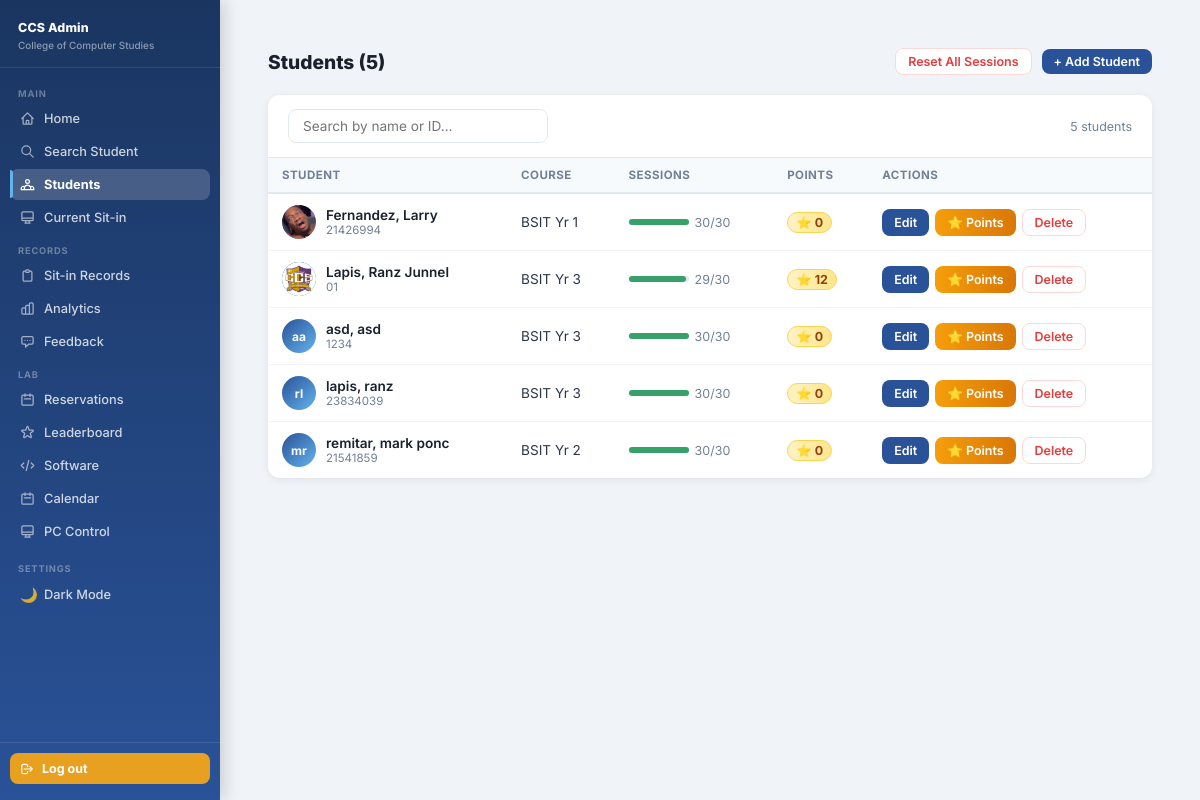
/admin/students (signed in), run on the app's committed database.
### tables this page shows
CREATE TABLE students (
            id             INTEGER PRIMARY KEY AUTOINCREMENT,
            idno           VARCHAR(20)  UNIQUE NOT NULL,
            lastname       VARCHAR(50)  NOT NULL,
            firstname      VARCHAR(50)  NOT NULL,
            middlename     VARCHAR(50),
            course         VARCHAR(20)  NOT NULL,
            level          VARCHAR(5)   NOT NULL,
            email          VARCHAR(100) UNIQUE NOT NULL,
            address        TEXT,
            password       VARCHAR(255) NOT NULL,
            image_filename VARCHAR(255),
            remaining_session INTEGER DEFAULT 30,
            created_at     TIMESTAMP DEFAULT CURRENT_TIMESTAMP
        , profile_image TEXT, points INTEGER DEFAULT 0);

### app.py (the view)
@app.route('/admin/students')
def students_list():
    r = admin_required()
    if r: return r
    students = get_all_students()
    return render_template('students_list.html', students=students)

### app.py (called while the page is built)
def is_logged_in():
    return 'student_id' in session

def is_admin():
    return session.get('role') == 'admin'

def admin_required():
    if not is_logged_in() or not is_admin():
        flash('Admin access required.', 'error')
        return redirect(url_for('login'))

### dbhelper.py (called while the page is built)
def connect():
    base_path = os.path.dirname(os.path.abspath(__file__))
    db_path   = os.path.join(base_path, "sysarch.db")
    conn      = sqlite3.connect(db_path)
    conn.row_factory = sqlite3.Row
    return conn

def get_all_students():
    conn = connect()
    cur  = conn.cursor()
    cur.execute("SELECT * FROM students ORDER BY lastname, firstname")
    rows = cur.fetchall()
    conn.close()
    return rows

### templates/students_list.html (shortened to what this page needs)
<!DOCTYPE html>
<html lang="en">
<head>
  <link rel="stylesheet" href="{{ url_for('static', filename='css/admin.css') }}">
</head>
<body>
{% from 'macros.html' import admin_nav %}
{{ admin_nav('students') }}
<div class="page-wrap">
  <div class="page-header">
    <div class="page-title">Students ({{ students|length }})</div>
    <div style="display:flex;gap:10px;align-items:center;">
      <a href="{{ url_for('reset_sessions') }}" class="btn btn-danger btn-sm"
         onclick="return confirm('Reset ALL sessions to 30?')">Reset All Sessions</a>
      <button class="btn btn-primary btn-sm" onclick="openAddModal()">+ Add Student</button>
    </div>
  </div>
  <div class="card">
    <div class="card-header-bar">
      <input type="text" class="search-input" placeholder="Search by name or ID…" oninput="filterTable(this.value)" id="searchBox"/>
      <span style="font-size:0.78rem;color:#718096;" id="countLabel">{{ students|length }} students</span>
    </div>
    <div style="overflow-x:auto;">
      <table class="students-table" id="studentsTable">
        <thead>
          <tr>
            <th>Student</th>
            <th>Course</th>
            <th>Sessions</th>
            <th>Points</th>
            <th>Actions</th>
          </tr>
        </thead>
        <tbody>
          {% for s in students %}
          <tr data-name="{{ s.firstname|lower }} {{ s.lastname|lower }}" data-id="{{ s.idno|lower }}">
            <td>
              <div class="avatar-cell">
                <div class="mini-av">
                  {% if s.profile_image %}
                    <img src="{{ url_for('static', filename='uploads/' + s.profile_image) }}" alt=""/>
                  {% else %}
                    {{ s.firstname[0] }}{{ s.lastname[0] }}
                  {% endif %}
                </div>
                <div>
                  <div class="student-name">{{ s.lastname }}, {{ s.firstname }}</div>
                  <div class="student-id">{{ s.idno }}</div>
                </div>
              </div>
            </td>
            <td>{{ s.course }} Yr {{ s.level }}</td>
            <td>
              <div class="session-bar-wrap">
                {% set pct = (s.remaining_session / 30 * 100)|int %}
                <div class="session-bar-bg">
                  <div class="session-bar-fill" style="width:{{ pct }}%;background:{% if pct>50 %}#38a169{% elif pct>20 %}#d69e2e{% else %}#e53e3e{% endif %};"></div>
                </div>
                <span style="font-size:0.78rem;color:#718096;">{{ s.remaining_session }}/30</span>
              </div>
            </td>
            <td><span class="pts-badge">⭐ {{ s.points if s.points else 0 }}</span></td>
            <td>
              <div class="actions-cell">
                <button class="btn btn-primary btn-sm"
                  onclick="openEditModal('{{ s.idno }}','{{ s.lastname }}','{{ s.firstname }}','{{ s.course }}','{{ s.level }}','{{ s.email }}',{{ s.remaining_session }},{{ s.points if s.points else 0 }})">
                  Edit
                </button>
                <button class="btn btn-gold btn-sm"
                  onclick="openPointsModal('{{ s.idno }}','{{ s.firstname }} {{ s.lastname }}',{{ s.points if s.points else 0 }})">
                  ⭐ Points
                </button>
                <a href="{{ url_for('delete_student', idno=s.idno) }}" class="btn btn-danger btn-sm"
                   onclick="return confirm('Delete {{ s.firstname }} {{ s.lastname }}?')">Delete</a>
              </div>
            </td>
          </tr>
          {% else %}
          <tr><td colspan="5" style="text-align:center;padding:40px;color:#a0aec0;">No students found.</td></tr>
          {% endfor %}
        </tbody>
      </table>
    </div>
  </div>
</div>
</body>
</html>

### static/css/admin.css (style rules this page uses)
*, *::before, *::after { box-sizing: border-box; margin: 0; padding: 0; }
body { font-family: 'Inter', sans-serif; background: #f0f4f8; color: #1a202c; display: flex; flex-direction: row; min-height: 100vh; }
a { text-decoration: none; color: inherit; }
button { font-family: 'Inter', sans-serif; }
.admin-page, .page-wrap { max-width: 100%; margin: 0; padding: 0; }
.card { background: #fff; border-radius: 10px; overflow: hidden; box-shadow: 0 1px 4px rgba(0,0,0,.07); margin-bottom: 18px; }
.btn { display: inline-flex; align-items: center; justify-content: center; gap: 6px; padding: 8px 18px; border-radius: 7px; font-size: 0.84rem; font-weight: 600; font-family: 'Inter', sans-serif; border: none; cursor: pointer; transition: background 0.15s, opacity 0.15s; text-decoration: none; }
.btn-primary { background: #2a5298; color: #fff; }
.btn-danger { background: #e53e3e; color: #fff; }
.btn-sm { padding: 5px 11px; font-size: 0.76rem; border-radius: 5px; }
.pts-badge { display: inline-flex; align-items: center; gap: 4px; font-size: 0.76rem; font-weight: 800; color: #d97706; }

### templates/students_list.html (style rules this page uses)
.page-wrap { max-width: 1300px; margin: 0 auto; padding: 24px; }
.page-header { display: flex; align-items: center; justify-content: space-between; margin-bottom: 20px; }
.page-title { font-size: 1.2rem; font-weight: 800; color: #1a202c; }
.btn { display: inline-flex; align-items: center; gap: 6px; padding: 8px 18px; border-radius: 8px; font-size: 0.84rem; font-weight: 600; font-family: 'Inter',sans-serif; cursor: pointer; border: none; text-decoration: none; transition: all .15s; }
.btn-primary { background: #2a5298; color: #fff; }
.btn-danger { background: #fff; color: #e53e3e; border: 1.5px solid #fed7d7; }
.btn-sm { padding: 5px 12px; font-size: 0.78rem; }
.btn-gold { background: linear-gradient(90deg,#f59e0b,#d97706); color: #fff; }
.card { background: #fff; border-radius: 12px; box-shadow: 0 2px 8px rgba(0,0,0,.07); overflow: hidden; }
.card-header-bar { padding: 14px 20px; border-bottom: 1px solid #e2e8f0; display: flex; align-items: center; justify-content: space-between; gap: 12px; flex-wrap: wrap; }
.search-input { padding: 8px 14px; border: 1.5px solid #e2e8f0; border-radius: 8px; font-size: 0.85rem; font-family: 'Inter',sans-serif; outline: none; width: 260px; }
.students-table { width: 100%; border-collapse: collapse; font-size: 0.85rem; }
.students-table th { background: #f7fafc; padding: 10px 14px; text-align: left; font-size: 0.72rem; font-weight: 700; color: #718096; text-transform: uppercase; letter-spacing: .04em; border-bottom: 2px solid #e2e8f0; }
.students-table td { padding: 11px 14px; border-bottom: 1px solid #f0f4f8; color: #2d3748; vertical-align: middle; }
.students-table tr:last-child td { border-bottom: none; }
.avatar-cell { display: flex; align-items: center; gap: 10px; }
.mini-av { width: 34px; height: 34px; border-radius: 50%; flex-shrink: 0; background: linear-gradient(135deg,#2a5298,#63b3ed); display: flex; align-items: center; justify-content: center; font-size: 0.75rem; font-weight: 700; color: #fff; overflow: hidden; }
.mini-av img { width: 100%; height: 100%; object-fit: cover; border-radius: 50%; }
.student-name { font-weight: 600; color: #1a202c; }
.student-id { font-size: 0.72rem; color: #718096; }
.session-bar-wrap { display: flex; align-items: center; gap: 6px; }
.session-bar-bg { width: 60px; background: #e2e8f0; border-radius: 4px; height: 6px; }
.session-bar-fill { height: 100%; border-radius: 4px; }
.pts-badge { display: inline-flex; align-items: center; gap: 3px; background: linear-gradient(90deg,#fef3c7,#fde68a); color: #92400e; font-weight: 700; font-size: 0.78rem; padding: 2px 8px; border-radius: 20px; border: 1px solid #fcd34d; }
.actions-cell { display: flex; gap: 6px; flex-wrap: wrap; }

### templates/macros.html (style rules this page uses)
body { margin: 0; display: flex; min-height: 100vh; background: #f0f4f8; }

### data on the page
students: profile_image (picture), lastname "Fernandez", firstname "Larry", idno "21426994", course "BSIT", level "1", {{ pct }} 100 (drawn), remaining_session "30", points "0"
students: profile_image (picture), lastname "Lapis", firstname "Ranz Junnel", idno "01", course "BSIT", level "3", {{ pct }} 96 (drawn), remaining_session "29", points "12"
students: firstname "a", lastname "a", lastname "asd", firstname "asd", idno "1234", course "BSIT", level "3", {{ pct }} 100 (drawn), remaining_session "30", points "0"
students: firstname "r", lastname "l", lastname "lapis", firstname "ranz", idno "23834039", course "BSIT", level "3", {{ pct }} 100 (drawn), remaining_session "30", points "0"
students: firstname "m", lastname "r", lastname "remitar", firstname "mark ponc", idno "21541859", course "BSIT", level "2", {{ pct }} 100 (drawn), remaining_session "30", points "0"

### other printed values
{{ students|length }} "5"
